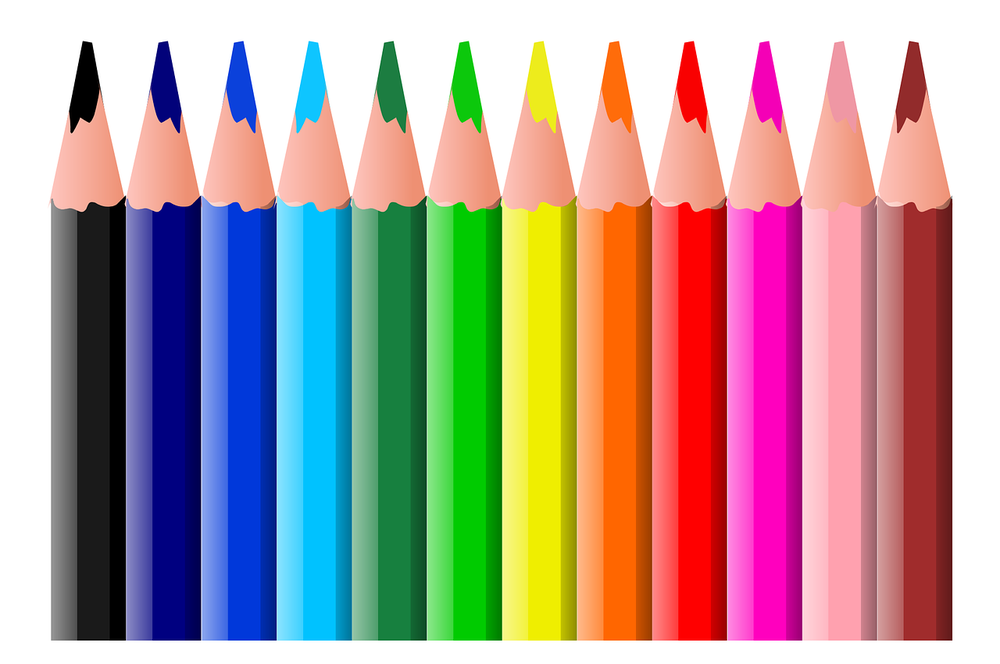
#> input picture grtpython/kalem.png, 1000 x 664 px, shrunk from 1280 x 850 before the run, found by its file name
$ python negatifgrt.py
#> lines starting #> are read from the running program, lines starting #| are printed output that depends on the picture
import cv2
import os

# 1. Görüntü dosya yolunun doğru şekilde tanımlanması
file_path = r'C:\Users\tugba\OneDrive\Masaüstü\grtpython\kalem.png'

# 2. Dosyanın varlığını kontrol et
if not os.path.exists(file_path):
    print(f"Dosya bulunamadı: {file_path}. Lütfen dosya yolunu kontrol edin.")
    exit()
else:
    print("Dosya mevcut ve okunabilir.")

# 3. Görüntünün OpenCV tarafından okunup okunmadığını kontrol et
I1 = cv2.imread(file_path)
#> I1 is the input picture: shape (664, 1000, 3); mean B, G, R 153.1, 157.1, 177.6
if I1 is None:
    print(f"Görüntü okunamadı: {file_path}. OpenCV bu dosyayı işleyemiyor.")
    exit()
else:
    print("Görüntü başarıyla okundu.")

# 4. Görüntünün negatifinin oluşturulması
I2 = cv2.bitwise_not(I1)
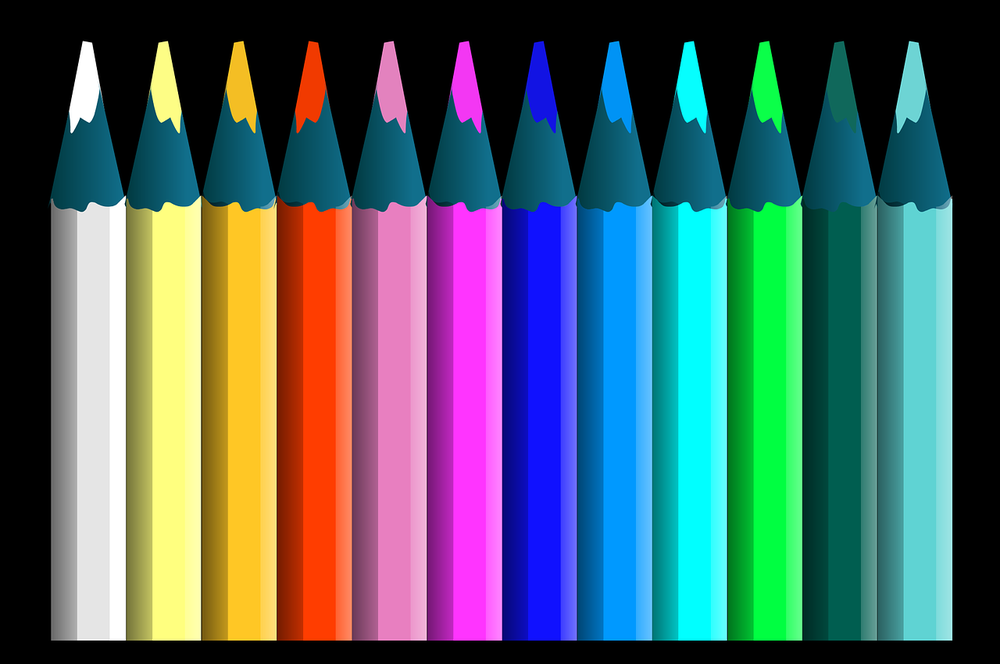
#> I2: shape (664, 1000, 3); mean B, G, R 101.9, 97.9, 77.4

# 5. Yan yana görüntüleme için görüntülerin birleştirilmesi
yan_yana = cv2.hconcat([I1, I2])
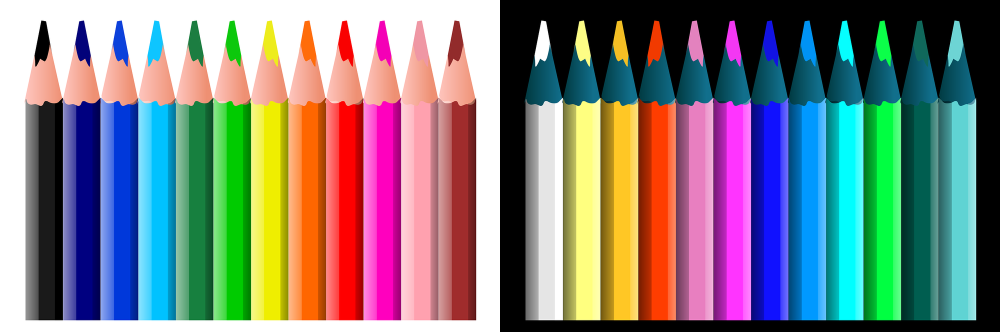
#> yan_yana: shape (664, 2000, 3) (shown at 1/2 size); mean B, G, R 127.5, 127.5, 127.5

# 6. Görüntüyü göstermek
try:
    cv2.imshow('Orijinal ve Negatif Görüntü', yan_yana)
    cv2.waitKey(0)
    cv2.destroyAllWindows()
except Exception as e:
    print("Görüntü gösterilirken bir hata oluştu:", str(e))

# 7. Negatif görüntünün kaydedilmesi (imshow sorun çıkarırsa)
output_path = r'C:\Users\tugba\OneDrive\Masaüstü\grtpython\negatif_kalem.png'
cv2.imwrite(output_path, I2)
print(f"Negatif görüntü {output_path} konumuna kaydedildi.")

$ run again, with grtpython/Plaka.jpg saved as grtpython/kalem.png
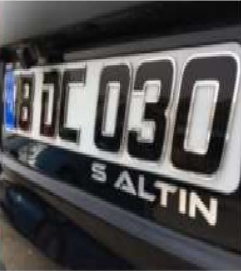
#> input picture grtpython/Plaka.jpg, 241 x 271 px, found by its file name
#> I1 is the input picture: shape (271, 241, 3); mean B, G, R 81.8, 81.2, 82.2
#> `I2 = cv2.bitwise_not(I1)`:
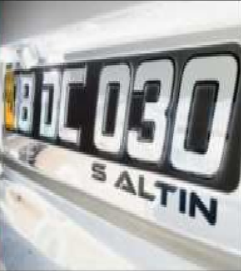
#> I2: shape (271, 241, 3); mean B, G, R 173.2, 173.8, 172.8
#> `yan_yana = cv2.hconcat([I1, I2])`:
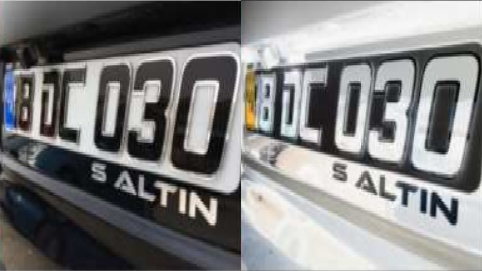
#> yan_yana: shape (271, 482, 3); mean B, G, R 127.5, 127.5, 127.5

$ run again, with grtpython/cat.jpg saved as grtpython/kalem.png
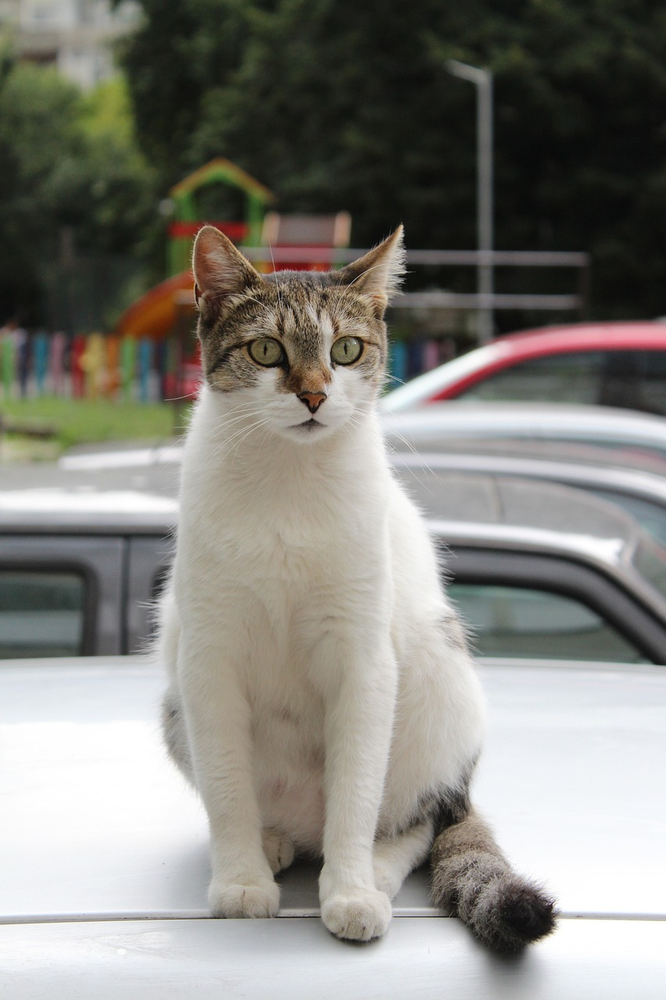
#> input picture grtpython/cat.jpg, 666 x 1000 px, shrunk from 853 x 1280 before the run, found by its file name
#> I1 is the input picture: shape (1000, 666, 3); mean B, G, R 125.1, 131.6, 133.1
#> `I2 = cv2.bitwise_not(I1)`:
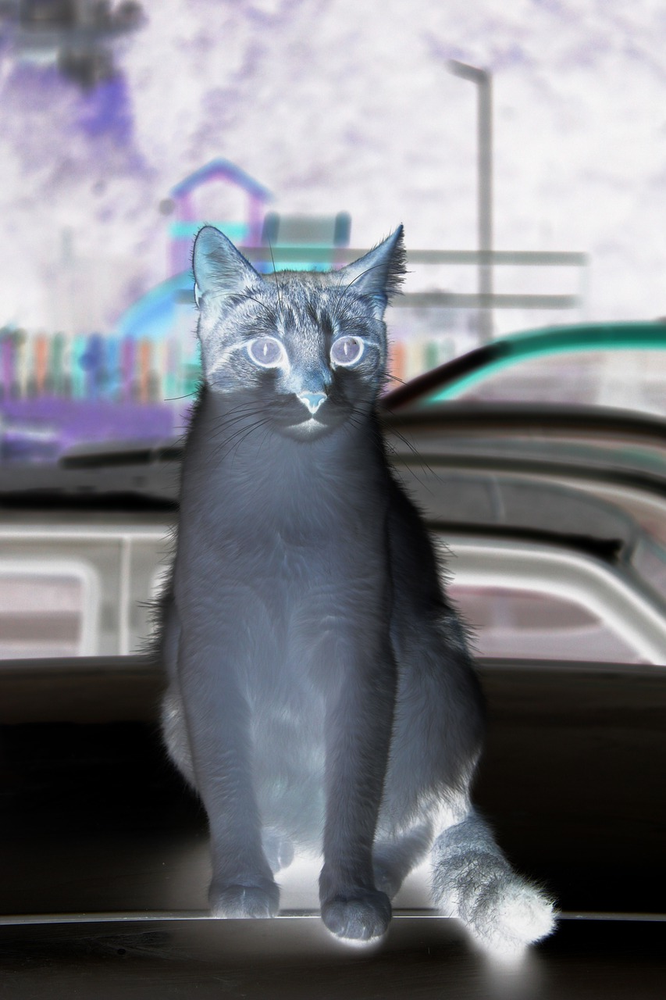
#> I2: shape (1000, 666, 3); mean B, G, R 129.9, 123.4, 121.9
#> `yan_yana = cv2.hconcat([I1, I2])`:
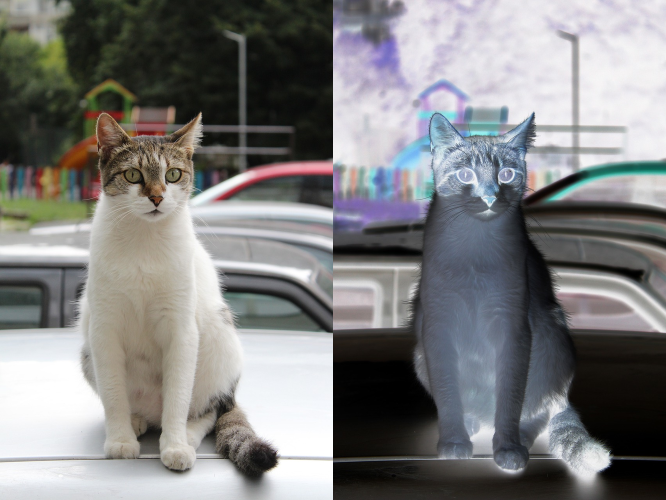
#> yan_yana: shape (1000, 1332, 3) (shown at 1/2 size); mean B, G, R 127.5, 127.5, 127.5
